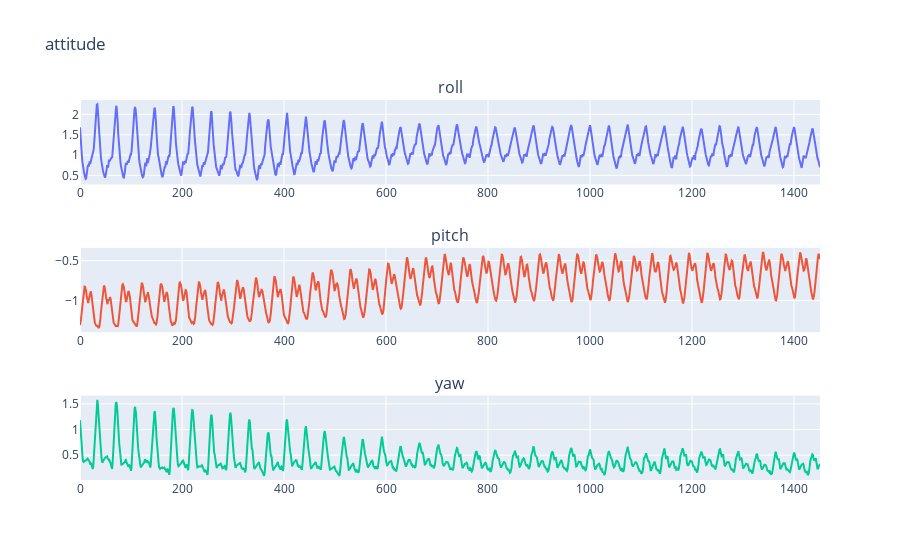
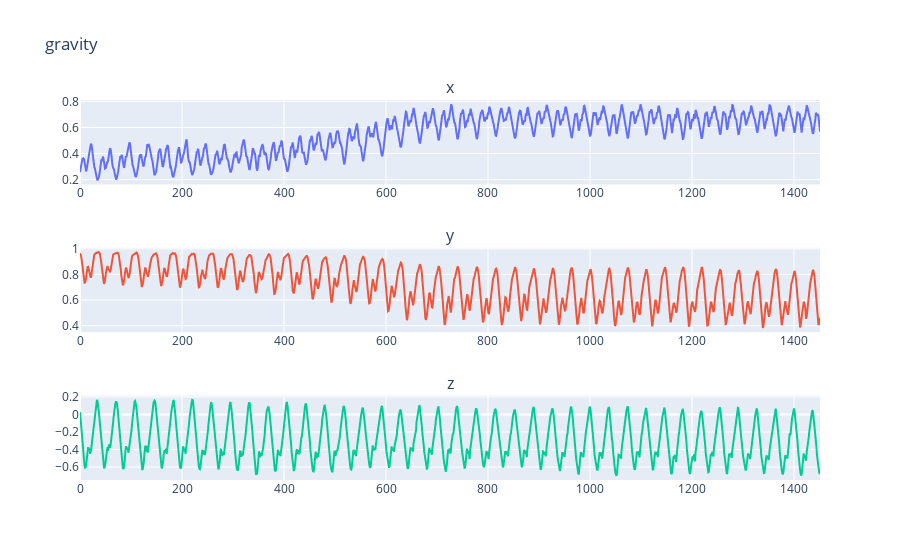
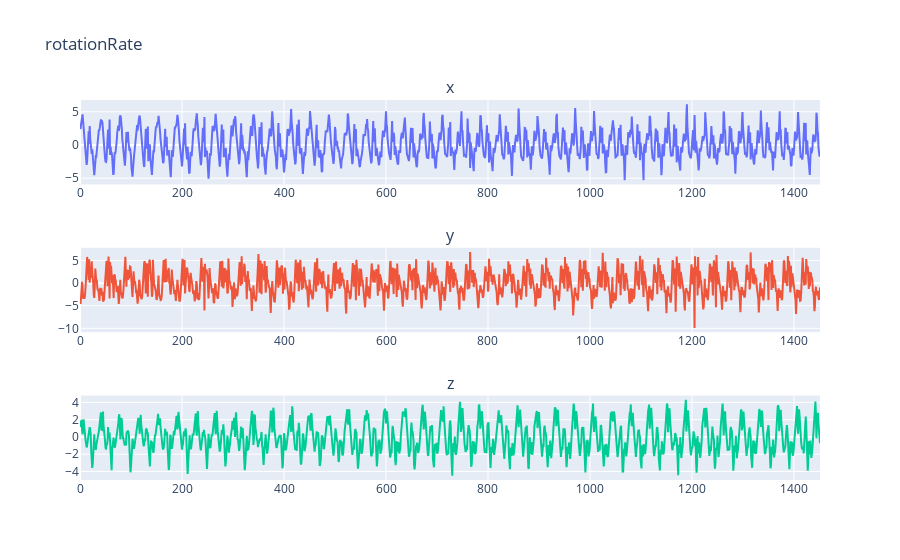
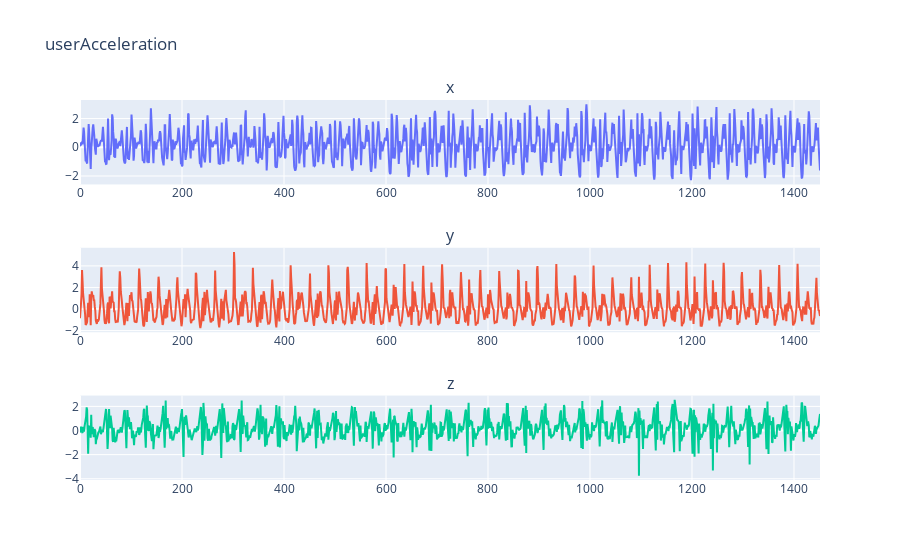

Write notebook code for charts like these, in order.
### Code cell
sensors = {}
for columns in df.columns:
    key = columns.split(".")[0]
    if key not in sensors:
        sensors[key] = []
    sensors[key].append(columns)

for sensor, columns in sensors.items():
    fig = make_subplots(
        rows=len(columns),
        cols=1,
        subplot_titles=[column.split(".")[1] for column in columns],
    )

    for i, columns in enumerate(columns):
        fig.add_trace(
            go.Scatter(
                name=columns,
                x=np.arange(0, len(df)),
                y=df[columns],
                mode="lines",
                showlegend=False,
            ),
            row=i + 1,
            col=1,
        )

    fig.update_layout(title_text=sensor)
    fig.show()

### Figure 1 — Plotly figure (JSON) as saved in the notebook; plotly's stock layout.template omitted (floating-point values rounded to 4 significant figures; data arrays with more than 128 entries replaced by an {"elided": "..."} marker saying what was removed)
{"data": [{"mode": "lines", "name": "attitude.roll", "showlegend": false, "type": "scatter", "x": {"elided": "1452 int values"}, "xaxis": "x", "y": {"elided": "1452 float values"}, "yaxis": "y"}, {"mode": "lines", "name": "attitude.pitch", "showlegend": false, "type": "scatter", "x": {"elided": "1452 int values"}, "xaxis": "x2", "y": {"elided": "1452 float values"}, "yaxis": "y2"}, {"mode": "lines", "name": "attitude.yaw", "showlegend": false, "type": "scatter", "x": {"elided": "1452 int values"}, "xaxis": "x3", "y": {"elided": "1452 float values"}, "yaxis": "y3"}], "layout": {"annotations": [{"font": {"size": 16}, "showarrow": false, "text": "roll", "x": 0.5, "xanchor": "center", "xref": "paper", "y": 1, "yanchor": "bottom", "yref": "paper"}, {"font": {"size": 16}, "showarrow": false, "text": "pitch", "x": 0.5, "xanchor": "center", "xref": "paper", "y": 0.6111, "yanchor": "bottom", "yref": "paper"}, {"font": {"size": 16}, "showarrow": false, "text": "yaw", "x": 0.5, "xanchor": "center", "xref": "paper", "y": 0.2222, "yanchor": "bottom", "yref": "paper"}], "title": {"text": "attitude"}, "xaxis": {"anchor": "y", "domain": [0, 1]}, "xaxis2": {"anchor": "y2", "domain": [0, 1]}, "xaxis3": {"anchor": "y3", "domain": [0, 1]}, "yaxis": {"anchor": "x", "domain": [0.7778, 1]}, "yaxis2": {"anchor": "x2", "domain": [0.3889, 0.6111]}, "yaxis3": {"anchor": "x3", "domain": [0, 0.2222]}}}

### Figure 2 — Plotly figure (JSON) as saved in the notebook; plotly's stock layout.template omitted (floating-point values rounded to 4 significant figures; data arrays with more than 128 entries replaced by an {"elided": "..."} marker saying what was removed)
{"data": [{"mode": "lines", "name": "gravity.x", "showlegend": false, "type": "scatter", "x": {"elided": "1452 int values"}, "xaxis": "x", "y": {"elided": "1452 float values"}, "yaxis": "y"}, {"mode": "lines", "name": "gravity.y", "showlegend": false, "type": "scatter", "x": {"elided": "1452 int values"}, "xaxis": "x2", "y": {"elided": "1452 float values"}, "yaxis": "y2"}, {"mode": "lines", "name": "gravity.z", "showlegend": false, "type": "scatter", "x": {"elided": "1452 int values"}, "xaxis": "x3", "y": {"elided": "1452 float values"}, "yaxis": "y3"}], "layout": {"annotations": [{"font": {"size": 16}, "showarrow": false, "text": "x", "x": 0.5, "xanchor": "center", "xref": "paper", "y": 1, "yanchor": "bottom", "yref": "paper"}, {"font": {"size": 16}, "showarrow": false, "text": "y", "x": 0.5, "xanchor": "center", "xref": "paper", "y": 0.6111, "yanchor": "bottom", "yref": "paper"}, {"font": {"size": 16}, "showarrow": false, "text": "z", "x": 0.5, "xanchor": "center", "xref": "paper", "y": 0.2222, "yanchor": "bottom", "yref": "paper"}], "title": {"text": "gravity"}, "xaxis": {"anchor": "y", "domain": [0, 1]}, "xaxis2": {"anchor": "y2", "domain": [0, 1]}, "xaxis3": {"anchor": "y3", "domain": [0, 1]}, "yaxis": {"anchor": "x", "domain": [0.7778, 1]}, "yaxis2": {"anchor": "x2", "domain": [0.3889, 0.6111]}, "yaxis3": {"anchor": "x3", "domain": [0, 0.2222]}}}

### Figure 3 — Plotly figure (JSON) as saved in the notebook; plotly's stock layout.template omitted (floating-point values rounded to 4 significant figures; data arrays with more than 128 entries replaced by an {"elided": "..."} marker saying what was removed)
{"data": [{"mode": "lines", "name": "rotationRate.x", "showlegend": false, "type": "scatter", "x": {"elided": "1452 int values"}, "xaxis": "x", "y": {"elided": "1452 float values"}, "yaxis": "y"}, {"mode": "lines", "name": "rotationRate.y", "showlegend": false, "type": "scatter", "x": {"elided": "1452 int values"}, "xaxis": "x2", "y": {"elided": "1452 float values"}, "yaxis": "y2"}, {"mode": "lines", "name": "rotationRate.z", "showlegend": false, "type": "scatter", "x": {"elided": "1452 int values"}, "xaxis": "x3", "y": {"elided": "1452 float values"}, "yaxis": "y3"}], "layout": {"annotations": [{"font": {"size": 16}, "showarrow": false, "text": "x", "x": 0.5, "xanchor": "center", "xref": "paper", "y": 1, "yanchor": "bottom", "yref": "paper"}, {"font": {"size": 16}, "showarrow": false, "text": "y", "x": 0.5, "xanchor": "center", "xref": "paper", "y": 0.6111, "yanchor": "bottom", "yref": "paper"}, {"font": {"size": 16}, "showarrow": false, "text": "z", "x": 0.5, "xanchor": "center", "xref": "paper", "y": 0.2222, "yanchor": "bottom", "yref": "paper"}], "title": {"text": "rotationRate"}, "xaxis": {"anchor": "y", "domain": [0, 1]}, "xaxis2": {"anchor": "y2", "domain": [0, 1]}, "xaxis3": {"anchor": "y3", "domain": [0, 1]}, "yaxis": {"anchor": "x", "domain": [0.7778, 1]}, "yaxis2": {"anchor": "x2", "domain": [0.3889, 0.6111]}, "yaxis3": {"anchor": "x3", "domain": [0, 0.2222]}}}

### Figure 4 — Plotly figure (JSON) as saved in the notebook; plotly's stock layout.template omitted (floating-point values rounded to 4 significant figures; data arrays with more than 128 entries replaced by an {"elided": "..."} marker saying what was removed)
{"data": [{"mode": "lines", "name": "userAcceleration.x", "showlegend": false, "type": "scatter", "x": {"elided": "1452 int values"}, "xaxis": "x", "y": {"elided": "1452 float values"}, "yaxis": "y"}, {"mode": "lines", "name": "userAcceleration.y", "showlegend": false, "type": "scatter", "x": {"elided": "1452 int values"}, "xaxis": "x2", "y": {"elided": "1452 float values"}, "yaxis": "y2"}, {"mode": "lines", "name": "userAcceleration.z", "showlegend": false, "type": "scatter", "x": {"elided": "1452 int values"}, "xaxis": "x3", "y": {"elided": "1452 float values"}, "yaxis": "y3"}], "layout": {"annotations": [{"font": {"size": 16}, "showarrow": false, "text": "x", "x": 0.5, "xanchor": "center", "xref": "paper", "y": 1, "yanchor": "bottom", "yref": "paper"}, {"font": {"size": 16}, "showarrow": false, "text": "y", "x": 0.5, "xanchor": "center", "xref": "paper", "y": 0.6111, "yanchor": "bottom", "yref": "paper"}, {"font": {"size": 16}, "showarrow": false, "text": "z", "x": 0.5, "xanchor": "center", "xref": "paper", "y": 0.2222, "yanchor": "bottom", "yref": "paper"}], "title": {"text": "userAcceleration"}, "xaxis": {"anchor": "y", "domain": [0, 1]}, "xaxis2": {"anchor": "y2", "domain": [0, 1]}, "xaxis3": {"anchor": "y3", "domain": [0, 1]}, "yaxis": {"anchor": "x", "domain": [0.7778, 1]}, "yaxis2": {"anchor": "x2", "domain": [0.3889, 0.6111]}, "yaxis3": {"anchor": "x3", "domain": [0, 0.2222]}}}
